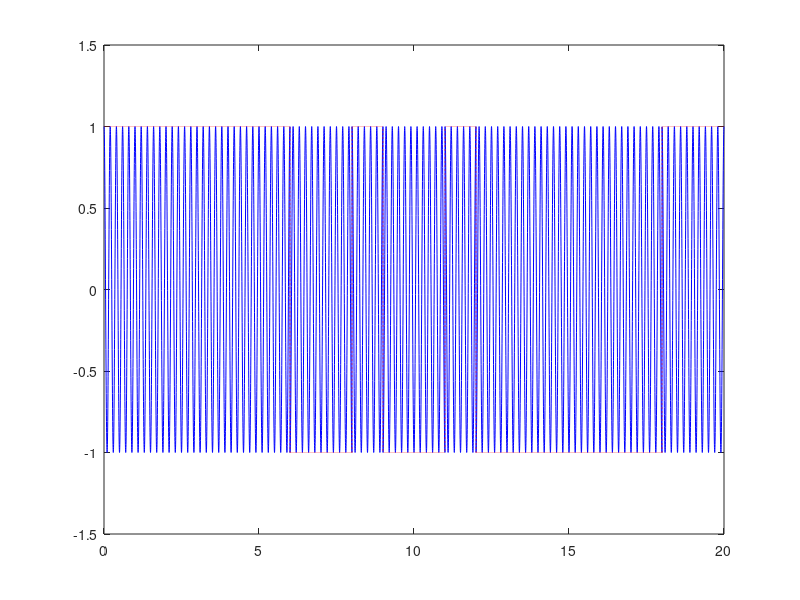
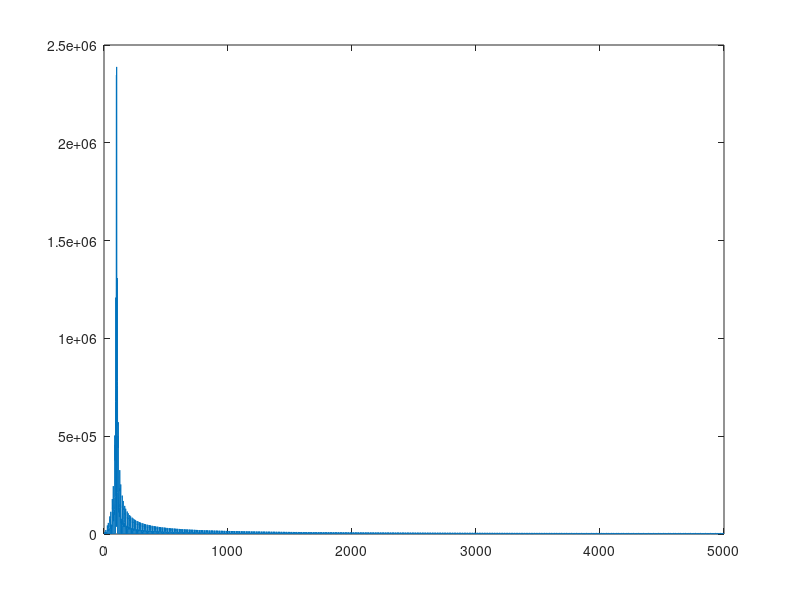

Here is the MATLAB script that generated these plots, in order:
%PSK
clf
clear all
N = 20;
t = linspace(0,N,10000);
bk = 2*(rand(1,N)>0.5)-1;

bkt = kron(bk, ones(1,10000/N));

ct = cos(2*pi*5*t);
ask = bkt.*ct;
figure(1);
plot(t,ask, 'b', t, bkt, 'r:');
axis([0,N,-1.5,1.5])

spect = zeros(1,10000);
% check the average over a long time of simulation
for k=1:1000
    bbk = rand(1,N)>0.5;
    bbkt = kron(bk,ones(1,10000/N));
    askt = bbkt.*ct;
    spect = spect + abs(fft(askt));
end
figure(2)   % plot the spectrum of ASK, remember the frequency resolution is 
            %   \delta f = 1/T = 1/20 = 0.05 Hz
plot(1:length(spect)/2,abs(spect(1:length(spect)/2)))
